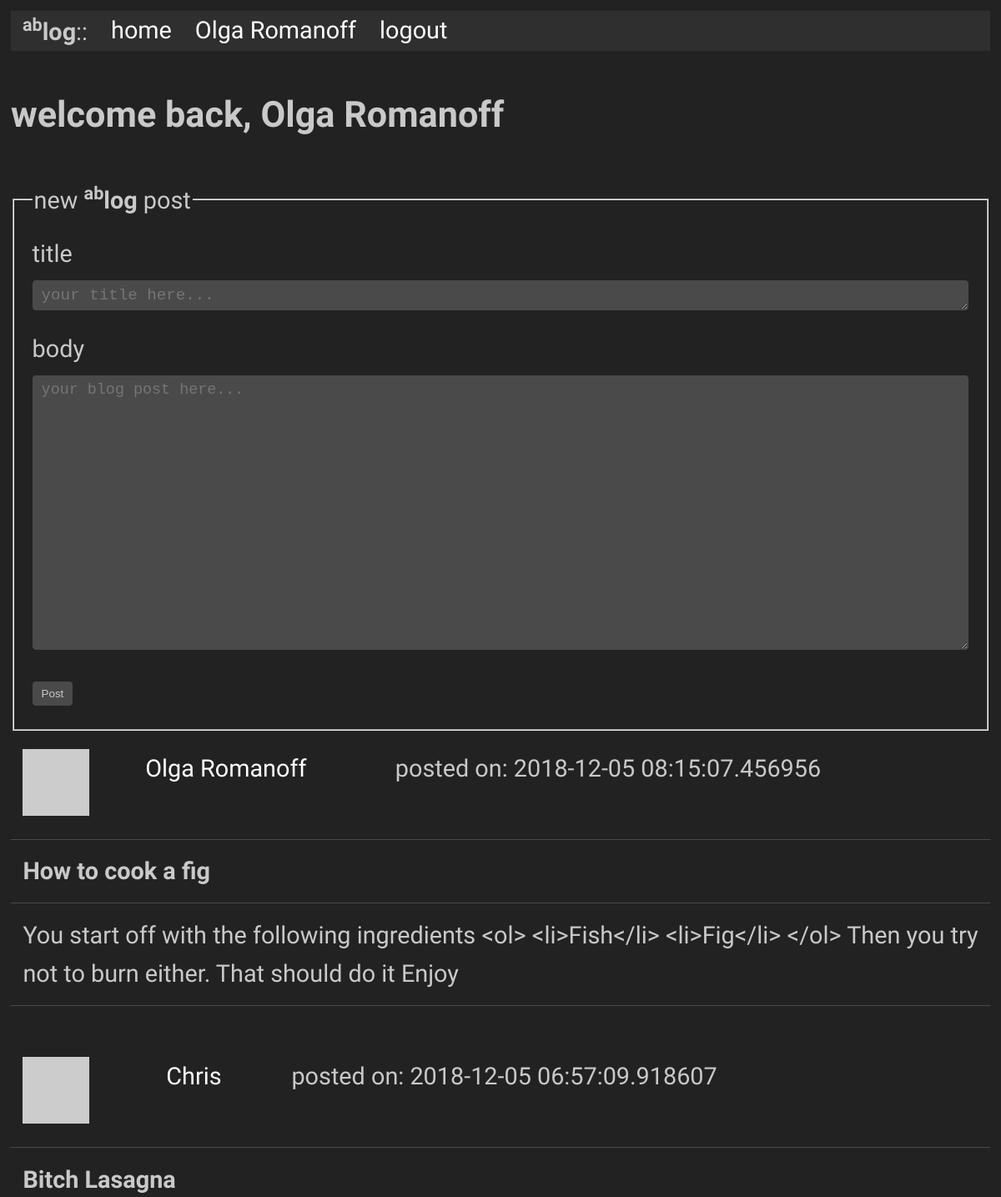
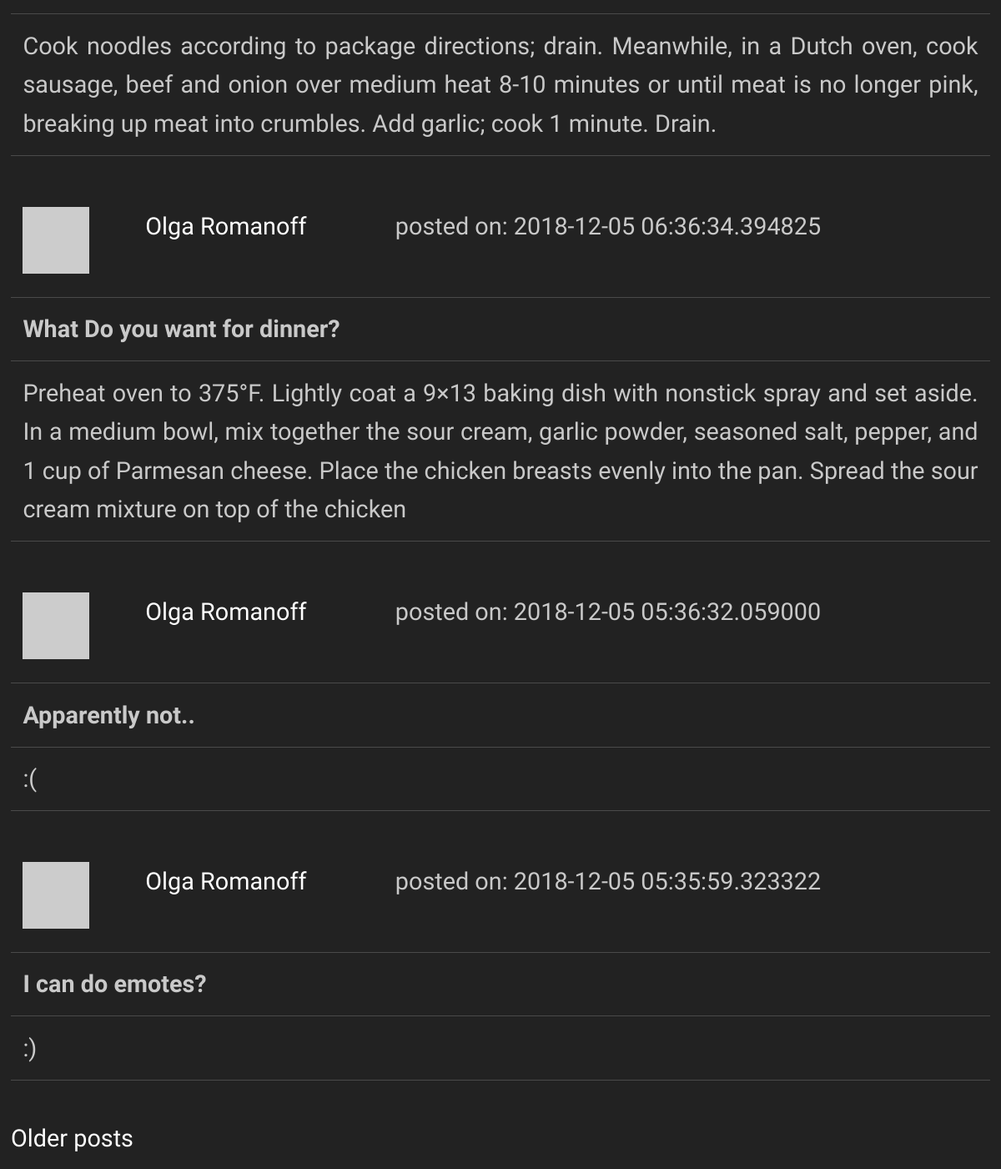
The page /index (signed in) on the database its author committed (2 pictures, top to bottom).
### app/models.py (models this page shows, shortened)
class User(UserMixin, db.Model):
    id            = db.Column(db.Integer, primary_key = True)
    username      = db.Column(db.String(64), index = True, unique = True)
    email         = db.Column(db.String(128), index = True, unique = True)
    password_hash = db.Column(db.String(128))
    posts         = db.relationship('Post', backref = 'author', lazy = 'dynamic')
    about_me      = db.Column(db.String(50))
    last_seen     = db.Column(db.DateTime, default=datetime.utcnow)
    def avatar(self, size = 64):
        digest = md5(self.email.lower().encode('utf-8')).hexdigest()
        return('https://gravatar.com/avatar/{}?d=retro&s={}'.format(digest, size))

class Post(db.Model):
    id           = db.Column(db.Integer, primary_key = True)
    title        = db.Column(db.String(40))
    body         = db.Column(db.String(512))
    timestamp    = db.Column(db.DateTime, index = True, default = datetime.utcnow)
    user_id      = db.Column(db.Integer, db.ForeignKey('user.id'))

### app/routes.py (the view)
@app.route('/', methods = ['POST', 'GET'])
@app.route('/index', methods = ['POST', 'GET'])
def index():
    page        = request.args.get('page', 1, type = int)
    posts       = Post.query.order_by(Post.timestamp.desc()).paginate(page, app.config['POSTS_PER_PAGE'], False)
    next_url    = url_for('index', page = posts.next_num) if posts.has_next else None
    prev_url    = url_for('index', page = posts.prev_num) if posts.has_prev else None
    if current_user.is_authenticated:
        form = PostForm()
        if form.validate_on_submit():
            post = Post(title = form.title.data, body = form.body.data, author = current_user)
            db.session.add(post)
            db.session.commit()
            flash('Posted!', category='message')
            return(redirect(url_for('index')))
        return(render_template('index.html',  title = "Home", form = form, posts = posts.items, next_url = next_url, prev_url = prev_url))
    else:
        return(render_template('welcome.html',  title = "Welcome", posts = posts.items, next_url = next_url, prev_url = prev_url))

### app/forms.py
class PostForm(FlaskForm):
    title   = TextAreaField('Title', validators = [DataRequired(), Length(min = 0, max = 40)], widget = TextArea())
    body    = TextAreaField('Body', validators = [DataRequired(), Length(min = 0, max = 512)], widget = TextArea())
    submit  = SubmitField('Post')

### app/models.py (called while the page is built)
@login.user_loader
def load_user(id):
    return User.query.get(int(id))

### app/routes.py (called while the page is built)
@app.before_request
def before_request():
    if current_user.is_authenticated:
        current_user.last_seen = datetime.utcnow()
        db.session.commit()

### app/templates/index.html (shortened to what this page needs)
{% extends "base.html" %}
{% block content %}
    <h4>welcome back, {{ current_user.username }}</h4>
    <form action = "" method = "post">
      <fieldset>
        <legend>new <b><sup>ab</sup>log</b> post</legend>
          <label for="textarea">title</label>
          <div>{{ form.title(size = 50, cols = 48, rows = 1.5, placeholder = "your title here...", class="textarea", id = "titlefield") }}</div>
          <label for="textarea">body</label>
          <div>{{ form.body(size = 512, cols = 48, rows = 15, placeholder = "your blog post here...", class="textarea", id = "bodyfield") }}</div>
          <div>{{ form.submit(class="button", type = "button") }}</div>
      </fieldset>
    </form>
    {% for post in posts %}
        {% include '_post.html' %}
    {% endfor %}
    {% if next_url %}
    <a href="{{ next_url }}">Older posts</a>
    {% endif %}
{% endblock %}

### app/templates/base.html (shortened to what this page needs)
<!doctype html>
<link rel="stylesheet" href="{{ url_for('static', filename='style.css') }}">
<html>
    <head>
    </head>
    <body>
      <ul>
        <li><b><sup>ab</sup>log</b>::</li>
        <li><a href="{{ url_for('index') }}">home</a></li>
        {% if current_user.is_anonymous %}
        <li>
          <a href="{{ url_for('login') }}">login</a>
        </li>
        {% else %}
        <li>
          <a href="{{ url_for('user', username = current_user.username) }}">{{ current_user.username }}</a>
        </li>
        <li>
          <a href="{{ url_for('logout') }}">logout</a>
          {% endif %}
        </li>
      </ul>
      {% block content %}{% endblock %}
    </body>
</html>

### app/templates/_post.html
<table>
    <tr valign="top">
        <td>
          <img src="{{ post.author.avatar(48) }}"><br>
        </td>
        <td>
          <a href="{{ url_for('user', username=post.author.username) }}">{{ post.author.username }}</a>
        </td>
        <td>
          posted on: {{ post.timestamp }}
        </td>
    </tr>
</table>
<table>
  <tr>
      <td><b>{{ post.title }}<b></td>
  </tr>
  <tr>
      <td>{{ post.body }}</td>
  </tr>
</table>
<br>

### app/static/style.css (style rules this page uses)
body { font-size: 1.8rem; line-height: 1.618; max-width: 52em; margin: auto; font-family: 'Quattrocento Sans', sans-serif; color: #c9c9c9; background-color: #222222; padding: 13px; }
h1, h2, h3, h4, h5, h6 { font-family: 'Quattrocento Sans', sans-serif; font-weight: 700; overflow-wrap: break-word; word-wrap: break-word; -ms-word-break: break-all; word-break: break-word; -ms-hyphens: auto; -moz-hyphens: auto; -webkit-hyphens: auto; hyphens: auto; }
h4 { line-height: 0.9; font-size: 1.5em; }
small, sub, sup { font-size: 75%; }
a { text-decoration: none; color: #ffffff; }
ul { list-style-type: none; margin: 0; padding: 0; overflow: hidden; background-color: #2f2f2f; }
li { float: left; padding: 0px 14px; }
li a { display: block; color: white; text-align: center; text-decoration: none; }
#titlefield { font-size: 1.2rem; }
#bodyfield { font-size: 1.15rem; }
table { text-align: justify; width: 100%; border-collapse: collapse; }
td, th { padding: 0.5em; border-bottom: 1px solid #4a4a4a; }
input, textarea { border: 1px solid #c9c9c9; }
textarea { width: 100%; }
.button, button, input[type="submit"], input[type="reset"], input[type="button"] { display: inline-block; padding: 5px 10px; text-align: center; text-decoration: none; white-space: nowrap; background-color: #ffffff; color: #222222; border-radius: 1px; border: 1px solid #ffffff; cursor: pointer; box-sizing: border-box; }
textarea, select, input[type] { color: #c9c9c9; padding: 6px 10px; margin-bottom: 10px; background-color: #4a4a4a; border: 1px solid #4a4a4a; border-radius: 4px; box-shadow: none; box-sizing: border-box; }
label, legend, fieldset { display: block; margin-bottom: .5rem; font-weight: 500; }

### rows shown on the page
User: username "Olga Romanoff"
Post: author.username "Olga Romanoff", timestamp "2018-12-05 08:15:07.456956", title "How to cook a fig", body "You start off with the following ingredients <ol> <li>Fish</li> <li>Fig</li> </ol> Then you try not to burn either. That should do it Enjoy"
Post: author.username "Chris", timestamp "2018-12-05 06:57:09.918607", title "Bitch Lasagna", body "Cook noodles according to package directions; drain. Meanwhile, in a Dutch oven, cook sausage, beef and onion over medium heat 8-10 minutes or until meat is no longer pink, breaking up meat into crumbles. Add garlic; cook 1 minute. Drain."
Post: author.username "Olga Romanoff", timestamp "2018-12-05 06:36:34.394825", title "What Do you want for dinner?", body "Preheat oven to 375°F. Lightly coat a 9×13 baking dish with nonstick spray and set aside. In a medium bowl, mix together the sour cream, garlic powder, seasoned salt, pepper, and 1 cup of Parmesan cheese. Place the chicken breasts evenly into the pan. Spread the sour cream mixture on top of the chicken"
Post: author.username "Olga Romanoff", timestamp "2018-12-05 05:36:32.059000", title "Apparently not..", body ":("
Post: author.username "Olga Romanoff", timestamp "2018-12-05 05:35:59.323322", title "I can do emotes?", body ":)"
